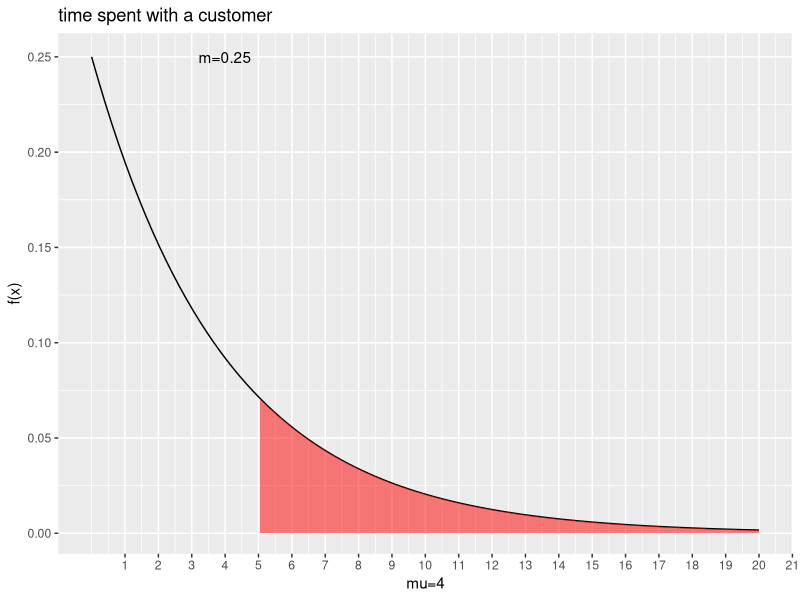

This chart was generated by the following R code:
#page no:250
library(ggplot2)
x<-seq(0,20,length.out=100)
mu=4
e=2.718
m=1/mu
px=dexp(x,rate=m)
df<-data.frame(x=x,y=px)
x=5
p_5=(m*(e^(-m*x)))
print(paste("a. prob. more than 5=",round(p_5,3)))
qplot(x,y,data=df,geom="line")+
  geom_ribbon(data=subset(df,x>=5 ),aes(ymax=y),ymin=0,
              fill="red",colour=NA,alpha=0.5)+
  scale_x_continuous(labels=as.character(seq(0:20)),breaks=seq(0:20))+
  annotate(geom="text",x=4,y=0.25,label=paste("m=0.25"))+
  labs(title="time spent with a customer", x= "mu=4", y="f(x)")
